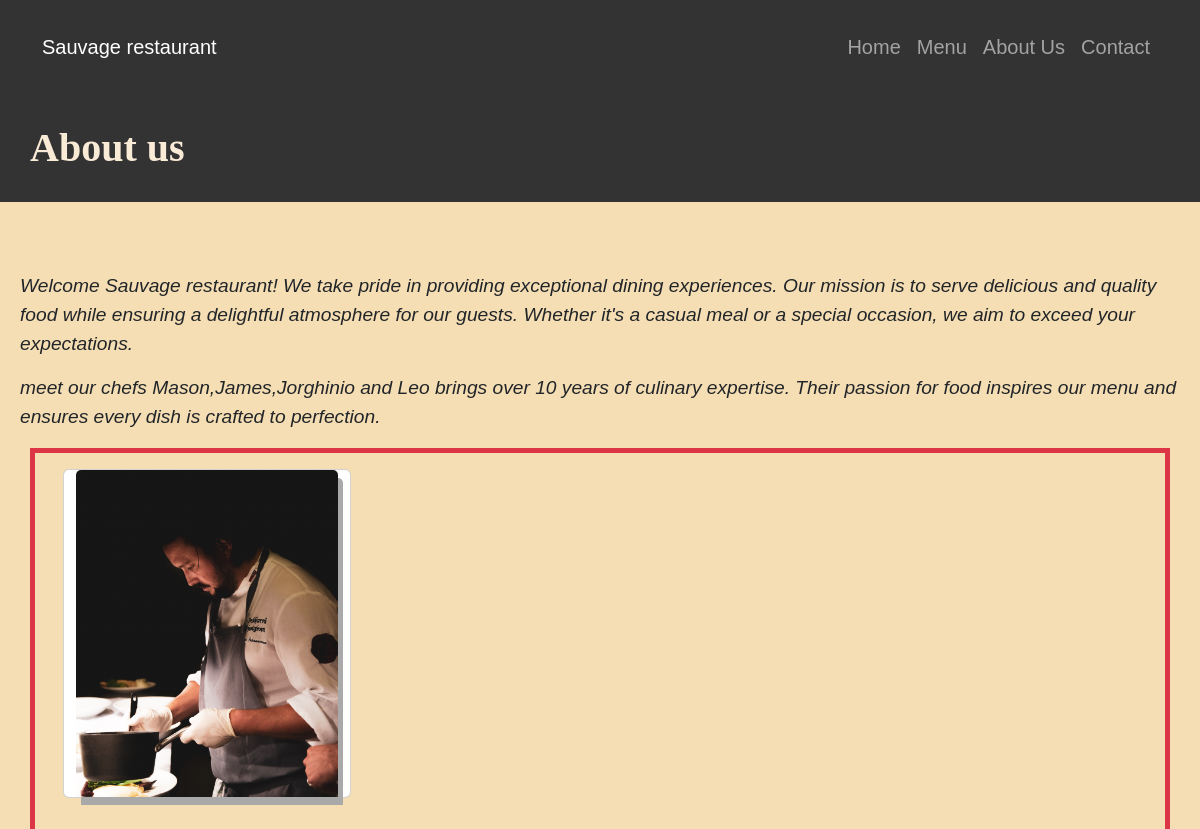
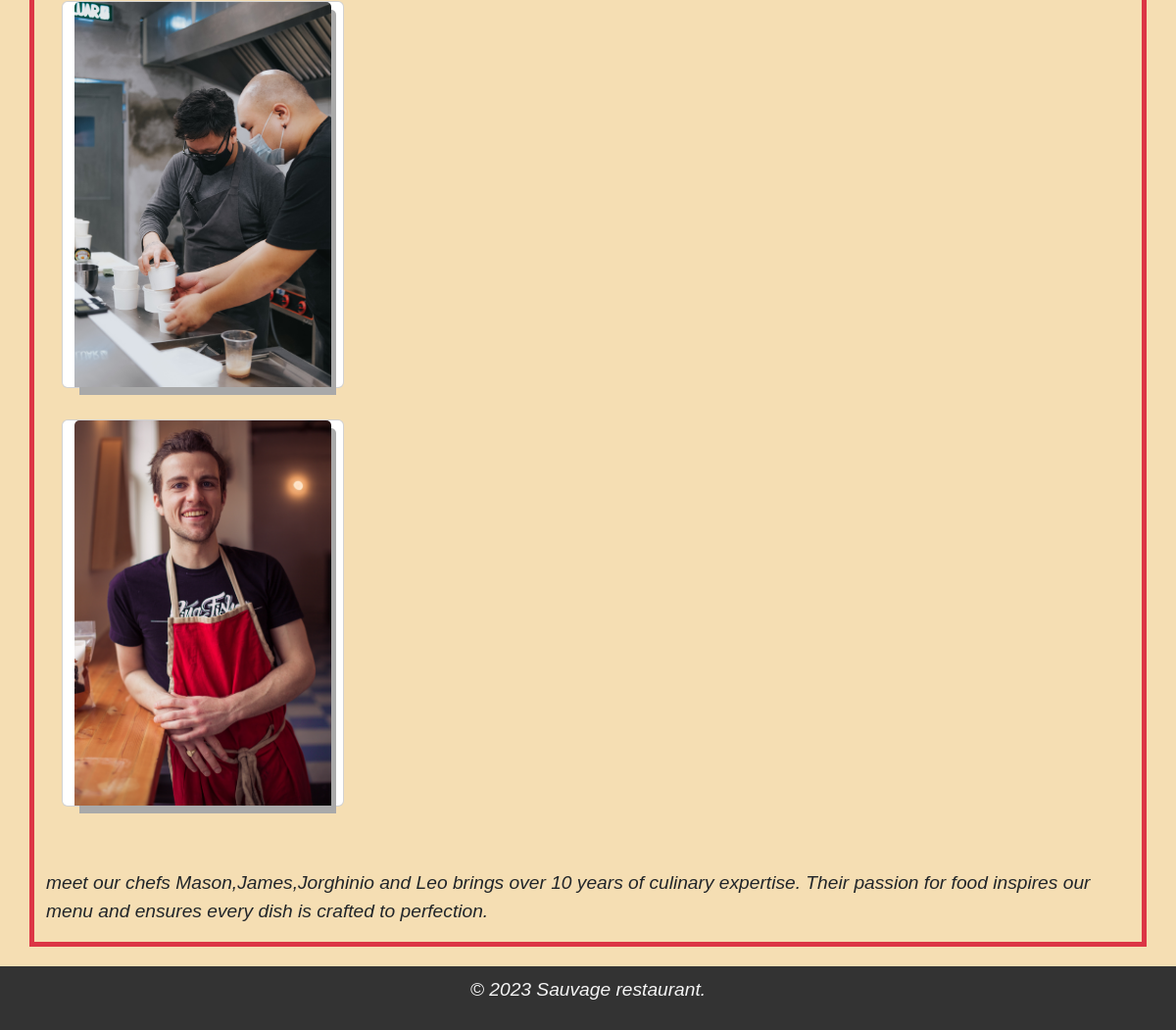
The page /about/ on the database its author committed (2 pictures, top to bottom).
### savouge/models.py (models this page shows, shortened)
class company_info(models.Model):
  name = models.TextField()

class About(models.Model):
  image = models.ImageField()

### savouge/views.py (the view)
# urls.py: path('about/', about,name='about'),
def about(request):
   story = About.objects.all()
   te = company_info.objects.all()
   data={
      's':story,
      't': te
   }
   return render(request,'about.html',data)

### savouge/templates/about.html (shortened to what this page needs)
{%load static%}
<!DOCTYPE html>
<head>
    <link href="https://cdn.jsdelivr.net/npm/bootstrap@5.3.2/dist/css/bootstrap.min.css" rel="stylesheet">
    <link rel="stylesheet" href="{%static 'about.css'%}">
</head>
<body>
    {%include "header.html"%}
    <h1>About us</h1>
    <main class="about">
        {% for i in t %}
        <section class="about-section">
            <p>{{i.name}}</p>
        </section>
        {% endfor %}
        <div class="container border-5 border border-danger align-content-center">
            {% for i in s %}
        <section class="">
            <div class="container">
            <div class="row">
            <div class="card col-3 m-3 "style="width: 18rem;">
                <img src="{{i.image.url}}" class="card-img-top" alt="...">
              </div>
            </div>
        </div>
           {% endfor %}
           <br>
           <br>
            <p class="chef-chef">meet our chefs Mason,James,Jorghinio and Leo brings over 10 years of culinary expertise. Their passion for food inspires our menu and ensures every dish is crafted to perfection.</p></div>
    </main>
<footer>
    <p>&copy; 2023 Sauvage restaurant.</p>
</footer>
</body>
</html>

### savouge/templates/header.html (shortened to what this page needs)
{%load static%}
<header>
    <nav class="navbar navbar-expand-lg navbar-dark">
        <div class="container">
            <a class="navbar-brand" href="#">Sauvage restaurant</a>
            <div class="justify-content-end navbar-collapse" id="navbarNav">
                <ul class="navbar-nav ml-auto">
                    <li class="nav-item active">
                        <a class="nav-link" href=" {% url 'home' %}">Home</a>
                    </li>
                    <li class="nav-item">
                        <a class="nav-link" href="{% url 'menu' %}">Menu</a>
                    </li>
                    <li class="nav-item">
                        <a class="nav-link" href="{% url 'about' %}">About Us</a>
                    </li>
                    <li class="nav-item">
                        <a class="nav-link" href="{% url 'contact' %}">Contact</a>
                    </li>
                </ul>
            </div>
        </div>
    </nav>
</header>

### savouge/static/about.css (style rules this page uses)
body { font-family: Arial, sans-serif; background-color: wheat; }
header { background-color: #333; color: #fff; padding: 1rem; }
main.about { padding: 20px; }
footer { background-color: #333; color: whitesmoke; text-align: center; padding: 10px; bottom: 0; width: 100%; }
img { box-shadow: 5px 8px darkgrey; }
.navbar-expand-lg { font-weight: lighter; font-size: 20px; color: whitesmoke; font-style: normal; background-color: #333; }
h1 { margin-bottom: 50px; background-color: #333; color: antiquewhite; font-family: initial; font-weight: bold; padding: 30px; }
p { font-style: oblique; font-size: larger; }
.chef-chef { display: inline-block; }

### rows shown on the page
company_info: name "Welcome Sauvage restaurant! We take pride in providing exceptional dining experiences. Our mission is to serve delicious and quality food while ensuring a delightful atmosphere for our guests. Whether it's a casual meal or a special occasion, we aim to exceed your expectations."
company_info: name "meet our chefs Mason,James,Jorghinio and Leo brings over 10 years of culinary expertise. Their passion for food inspires our menu and ensures every dish is crafted to perfection."
About: image (picture)
About: image (picture)
About: image (picture)
